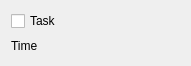
<?xml version="1.0" encoding="UTF-8"?>
<ui version="4.0">
 <class>TaskListItem</class>
 <widget class="QWidget" name="TaskListItem">
  <property name="geometry">
   <rect>
    <x>0</x>
    <y>0</y>
    <width>191</width>
    <height>66</height>
   </rect>
  </property>
  <property name="contextMenuPolicy">
   <enum>Qt::CustomContextMenu</enum>
  </property>
  <layout class="QHBoxLayout" name="horizontalLayout">
   <item>
    <layout class="QVBoxLayout" name="verticalLayout">
     <item>
      <widget class="QCheckBox" name="checkBox">
       <property name="text">
        <string>Task</string>
       </property>
      </widget>
     </item>
     <item>
      <widget class="QLabel" name="timeLabel">
       <property name="text">
        <string>Time</string>
       </property>
      </widget>
     </item>
    </layout>
   </item>
   <item>
    <widget class="QWidget" name="priorityIndicator" native="true">
     <property name="sizePolicy">
      <sizepolicy hsizetype="Fixed" vsizetype="Preferred">
       <horstretch>0</horstretch>
       <verstretch>0</verstretch>
      </sizepolicy>
     </property>
     <property name="minimumSize">
      <size>
       <width>20</width>
       <height>0</height>
      </size>
     </property>
    </widget>
   </item>
  </layout>
 </widget>
 <resources/>
 <connections/>
</ui>
